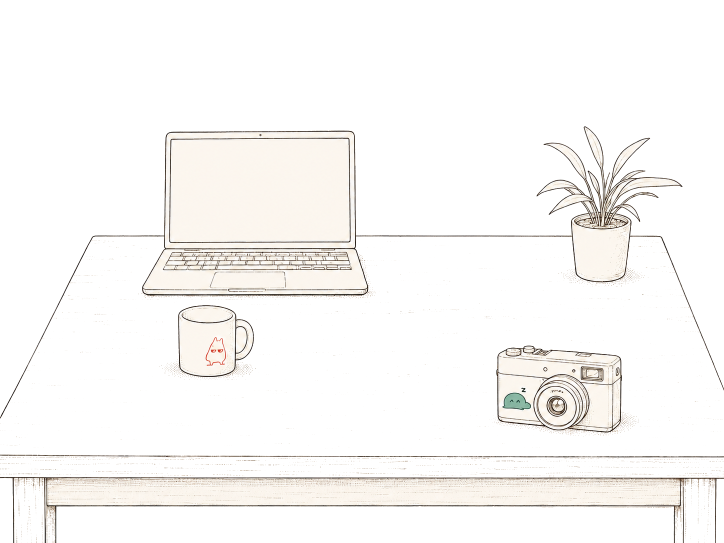
#> input picture assets/desk-scene2-light.png, 1448 x 1086 px (shown at 1/2 size)
$ python r2-01-cut.py
#> lines starting #> are read from the running program, lines starting #| are printed output that depends on the picture; after the words box and inside, x2 and y2 are one past the last pixel; in counts of white or black regions, pixels touching at a corner belong together
"""Split the home desk into the layers board r2-01 animates independently.

    uv run --with pillow --with numpy --with scipy python design/2026-09-motion/tools/r2-01-cut.py

The desk is one raster (assets/desk-scene2-light.png). "The desk becomes the nav" needs its parts to
move separately, so this writes regenerable cutouts into design/2026-09-motion/ (the masters are untouched):

  r2-01-cut-table.png   the table alone: top, front face, apron, legs; objects removed, front edge removed
                        (the front edge is redrawn as a vector so it can straighten into the nav rule)
  r2-01-cut-laptop.png  r2-01-cut-camera.png  r2-01-cut-mug.png  r2-01-cut-plant.png
                        each object's silhouette (outline + paper fill); contact tone stays on the table
  r2-01-mask-frame.png  the portrait frame's silhouette, used as a CSS mask on the 4-frame expression strip
  r2-01-frame-rest.png  what the frame sprite carries that is not the frame (its contact stipple, a stub of
                        the table's back edge) so it stays on the table when the frame lifts off
  r2-01-hole-*.png      candidate B: the same objects with the surface that becomes a window cut out
                        (laptop screen, camera lens, book spread, frame picture)
It prints the crop boxes and the traced front edge that r2-01-desk.js hard-codes.
"""
import json
from pathlib import Path
import numpy as np
from PIL import Image, ImageDraw
from scipy import ndimage as ndi

ROOT = Path(__file__).resolve().parents[3]
OUT = ROOT / 'design/2026-09-motion'
desk = np.array(Image.open(ROOT / 'assets/desk-scene2-light.png').convert('RGBA'))
#> desk is the input picture: shape (1086, 1448, 4); mean R, G, B, A 45.5, 44.2, 42.6, 49.8
A = desk[:, :, 3].astype(np.int32)
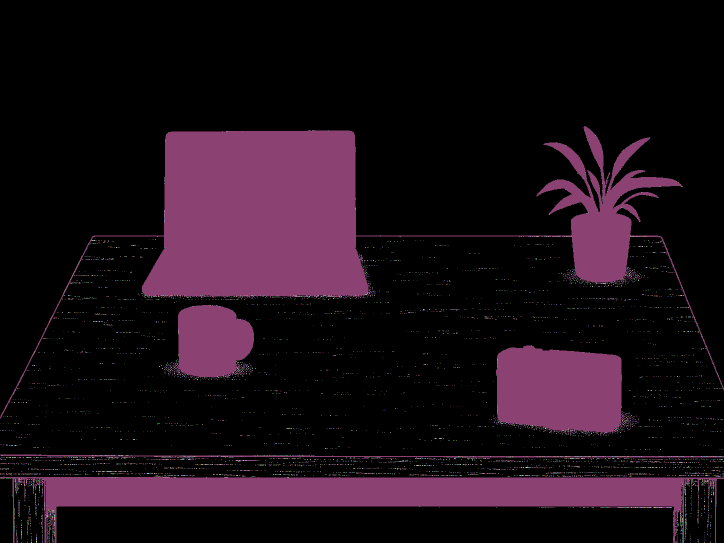
#> A: shape (1086, 1448) int32 (shown at 1/2 size); 256 distinct labels, from 0 to 255; one colour per label, 0 black
H, W = A.shape
#> H = 1086; W = 1448

def disk(r):
    y, x = np.ogrid[-r:r + 1, -r:r + 1]
    return x * x + y * y <= r * r

def silhouette(alpha, box, open_r=3, grow=6, min_area=400):
    """Solid object blobs inside box: fill holes, open away thin strokes (hatch, table lines), then grow
    back a few pixels inside the original alpha so the outline and thin tips return."""
    x, y, w, h = box
    sub = alpha[y:y + h, x:x + w] > 110
    filled = ndi.binary_fill_holes(sub)
    core = ndi.binary_opening(filled, structure=disk(open_r))
    lab, n = ndi.label(core)
    keep = np.zeros_like(core)
    for i in range(1, n + 1):
        comp = lab == i
        if comp.sum() >= min_area:
            keep |= comp
    anyink = alpha[y:y + h, x:x + w] > 0
    m = keep
    for _ in range(grow):                      # geodesic growth: recovers outlines/tips, not whole table lines
        m = ndi.binary_dilation(m) & anyink
    m = ndi.binary_fill_holes(m)
    full = np.zeros((alpha.shape[0], alpha.shape[1]), bool)
    full[y:y + h, x:x + w] = m
    return full

def save_crop(rgba, mask, box, name):
    x, y, w, h = box
    out = rgba.copy()
    out[:, :, 3] = np.where(mask, out[:, :, 3], 0)
    out[out[:, :, 3] == 0] = 0
    Image.fromarray(out[y:y + h, x:x + w].astype(np.uint8)).save(OUT / name, optimize=True)

def poly_mask(shape, pts):
    im = Image.new('L', (shape[1], shape[0]), 0)
    ImageDraw.Draw(im).polygon([tuple(p) for p in pts], fill=255)
    return np.array(im) > 0

BOXES = {                                     # generous boxes in scene pixels (x, y, w, h)
    'laptop': (276, 255, 470, 346),
    'camera': (985, 684, 268, 190),
    'mug': (350, 606, 162, 154),
    'plant': (1068, 244, 304, 322),
}
EDGE_ROWS = (909, 915)                        # the tabletop's front edge (rows 912–913 are the stroke)

masks = {}
for k, b in BOXES.items():
    m = silhouette(A, b)
    # the table's back edge (y≈472) runs behind the laptop lid and the plant pot: keep only the part the
    # object's own paper covers, never stubs of the line itself
    band = np.zeros_like(m); band[466:478, :] = True
    solid = ndi.binary_erosion(m, structure=disk(3))
    m &= ~(band & ~ndi.binary_dilation(solid, structure=disk(2)))
    masks[k] = m
#> this loop made 4 passes
#> n in silhouette on passes 1 to 4: 1, 1, 1, 7
#> pass 1, in silhouette, `sub = alpha[y:y + h, x:x + w] > 110`:
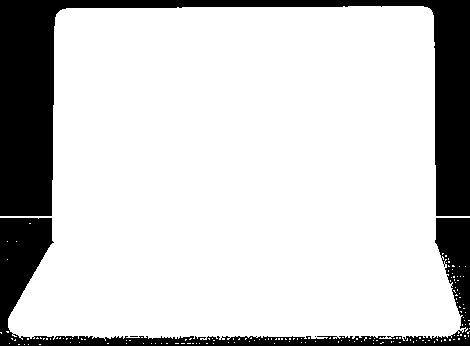
#> sub: shape (346, 470) bool; 80.3% white; 4 black regions (2 under 20 px), largest, box (x1, y1, x2, y2) and area: (0, 0, 470, 216) 21852, (0, 218, 470, 346) 10165
#> after the loop: band: shape (1086, 1448) bool; 1.1% white; 1 white region, box (x1, y1, x2, y2) and area: (0, 466, 1448, 478) 17376
#> after the loop: m: shape (1086, 1448) bool; 1.8% white; 5 white regions, box (x1, y1, x2, y2) and area: (1076, 340, 1364, 566) 23069, (1089, 285, 1175, 365) 1789, (1222, 275, 1300, 361) 1641, (1167, 252, 1207, 344) 1534, (1175, 341, 1201, 393) 511
#> after the loop:
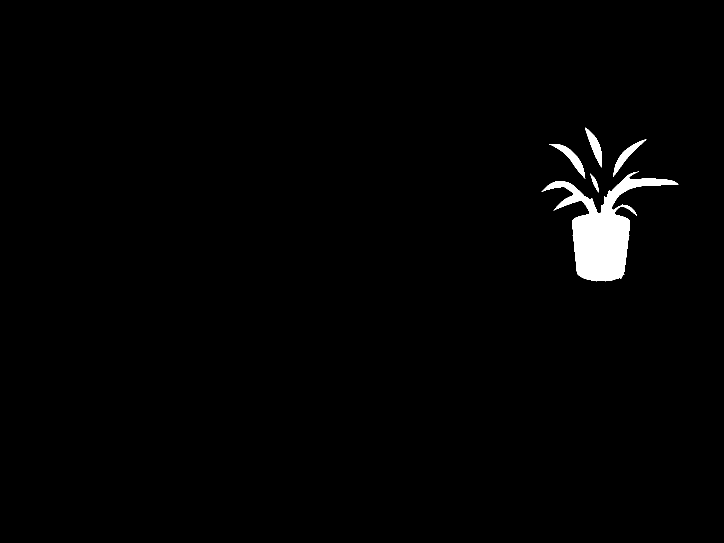
#> solid: shape (1086, 1448) bool (shown at 1/2 size); 1.4% white; 5 white regions, box (x1, y1, x2, y2) and area: (1083, 343, 1357, 563) 19030, (1098, 288, 1171, 357) 1109, (1226, 279, 1293, 354) 987, (1170, 255, 1204, 335) 970, (1180, 347, 1197, 385) 201
#> after the loop, masks = 4 items

# the plant's leaves hang over empty paper, where every inked pixel is plant (thin stems and tips included)
px, py, pw, ph = BOXES['plant']
air = np.zeros((H, W), bool); air[py:465, px:px + pw] = A[py:465, px:px + pw] > 0
#> after `air[py:465, px:px + pw] = A[py:465, px:px + pw] > 0`: air: shape (1086, 1448) bool; 1.2% white; 1 white region, box (x1, y1, x2, y2) and area: (1073, 252, 1366, 465) 19147
masks['plant'] |= air

report = {}
for k, m in masks.items():
    ys, xs = np.where(m)
    box = (int(xs.min()), int(ys.min()), int(xs.max() - xs.min() + 1), int(ys.max() - ys.min() + 1))
    save_crop(desk, m, box, f'r2-01-cut-{k}.png')
    report[k] = box
#> this loop made 4 passes
#> (k, x in save_crop, y in save_crop, w in save_crop, h in save_crop) on passes 1 to 4: ('laptop', 284, 261, 456, 336), ('camera', 992, 691, 252, 177), ('mug', 355, 610, 153, 146), ('plant', 1073, 252, 293, 314)
#> pass 1, in save_crop, `Image.fromarray(out[y:y + h, x:x + w].astype(np.uint8)).save(OUT / nam..`:
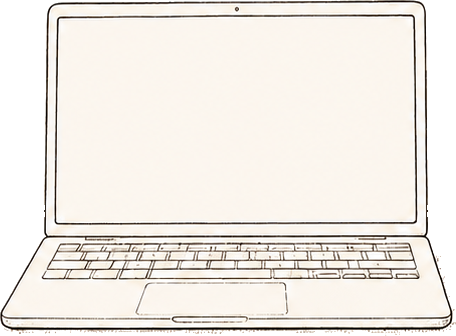
#> saved as r2-01-cut-laptop.png: PIL image 456x336 RGBA; mean R, G, B, A 201.7, 196.7, 190.5, 216.4; transparent parts drawn white
#> after the loop, report = {'laptop': (284, 261, 456, 336), 'camera': (992, 691, 252, 177), 'mug': (355, 610, 153, 146), 'plant': (1073, 252, 293, 314)}

# the table: everything else, minus the front-edge stroke
table = desk.copy()
objs = np.zeros((H, W), bool)
for m in masks.values():
    objs |= m
#> this loop made 4 passes
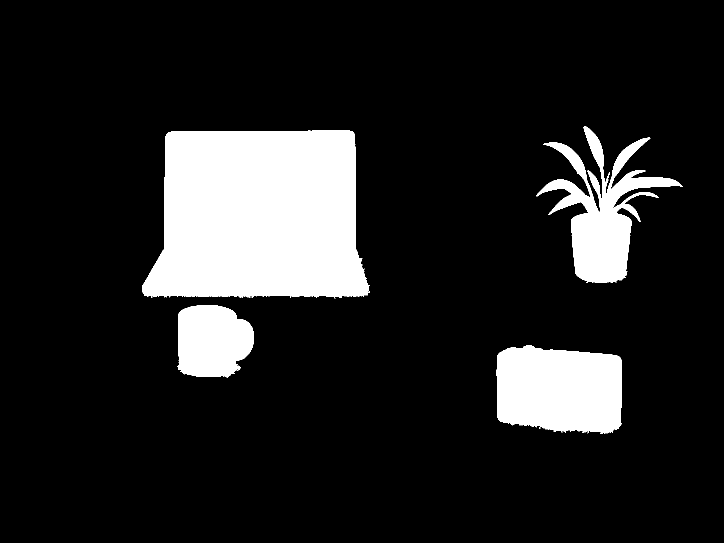
#> objs: shape (1086, 1448) bool (shown at 1/2 size); 13.8% white; 4 white regions, box (x1, y1, x2, y2) and area: (284, 261, 740, 597) 130360, (992, 691, 1244, 868) 38628, (1073, 252, 1366, 566) 29599, (355, 610, 508, 756) 18256
table[:, :, 3] = np.where(objs, 0, table[:, :, 3])
table[EDGE_ROWS[0]:EDGE_ROWS[1], :, 3] = np.where(
    desk[EDGE_ROWS[0]:EDGE_ROWS[1], :, :3].mean(axis=2) < 200, 0, table[EDGE_ROWS[0]:EDGE_ROWS[1], :, 3])
# the back edge (y≈472) was never drawn behind the laptop lid or the plant; once they lift off it must be
# continuous, so the gaps are filled with a clean column of the same line
ref = table[464:480, 760:761].copy()
#> ref = 16 rows, first 6: [0, 0, 0, 0], [0, 0, 0, 0], [0, 0, 0, 0], [0, 0, 0, 0], [0, 0, 0, 0], [0, 0, 0, 0]
for x0, x1 in ((320, 720), (1136, 1268)):
    gap = table[464:480, x0:x1]
    fill = np.repeat(ref, x1 - x0, axis=1)
    table[464:480, x0:x1] = np.where(gap[:, :, 3:4] > fill[:, :, 3:4], gap, fill)
#> table: shape (1086, 1448, 4); mean R, G, B, A 44.4, 43.1, 41.6, 14.5
table[table[:, :, 3] == 0] = 0
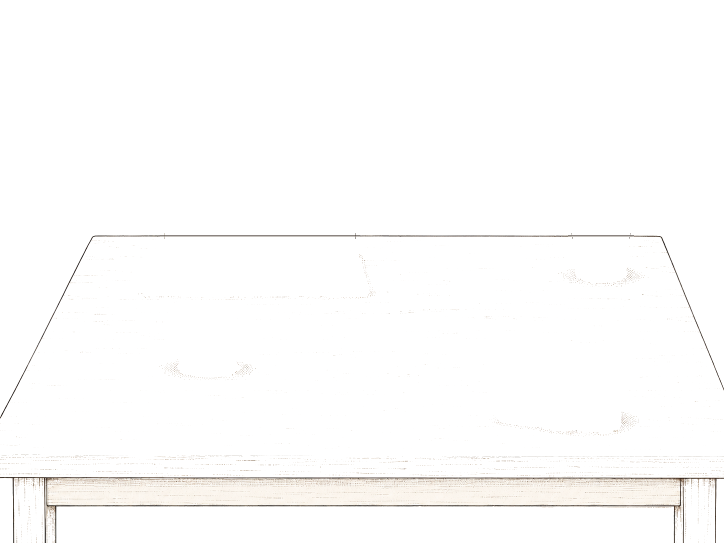
#> table: shape (1086, 1448, 4) (shown at 1/2 size); mean R, G, B, A 13.8, 13.3, 12.7, 14.5; transparent parts drawn white
ys, xs = np.where(table[:, :, 3] > 0)
tbox = (0, int(ys.min()), W, int(H - ys.min()))
#> tbox = (0, 466, 1448, 620)
Image.fromarray(table[tbox[1]:, :].astype(np.uint8)).save(OUT / 'r2-01-cut-table.png', optimize=True)
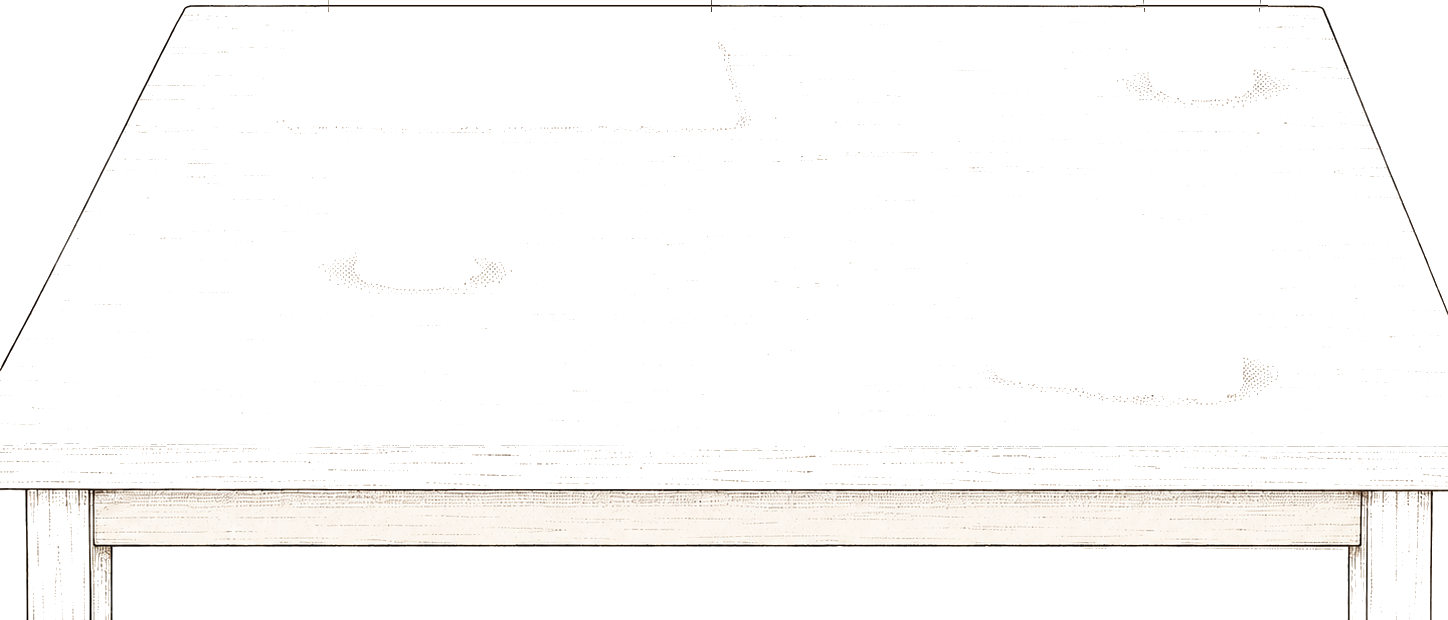
#> saved as r2-01-cut-table.png: PIL image 1448x620 RGBA; mean R, G, B, A 24.1, 23.3, 22.3, 25.3; transparent parts drawn white
report['table'] = tbox

# trace the front edge: darkness-weighted centre row per column, sampled every 24px
dark = (255 - desk[905:920, :, :3].mean(axis=2)) * (desk[905:920, :, 3] / 255.0)
dark[dark < 60] = 0
rows = np.arange(905, 920)[:, None]
cy = (dark * rows).sum(axis=0) / np.maximum(dark.sum(axis=0), 1)
#> cy = 1448 values, max 914.7 at index 365, min 909.6 at index 16, mean 912.4
edge = [[int(x), round(float(np.median(cy[max(0, x - 6):x + 7][dark[:, max(0, x - 6):x + 7].sum(axis=0) > 0])), 2)]
        for x in list(range(0, W, 48)) + [W - 1]]
#> edge = 32 pairs, first value 0 to 1447, second value 909.7 to 913.4
report['edge'] = edge
core = desk[912:914, 200:1400]
report['edge_rgb'] = [int(v) for v in core[:, :, :3].reshape(-1, 3).mean(axis=0)]

# the frame sprite (4 expressions, 616x577 each): silhouette of frame 0 as a mask; the rest stays on the table
#> (the run stopped early here; a loop or call above may not have finished)
